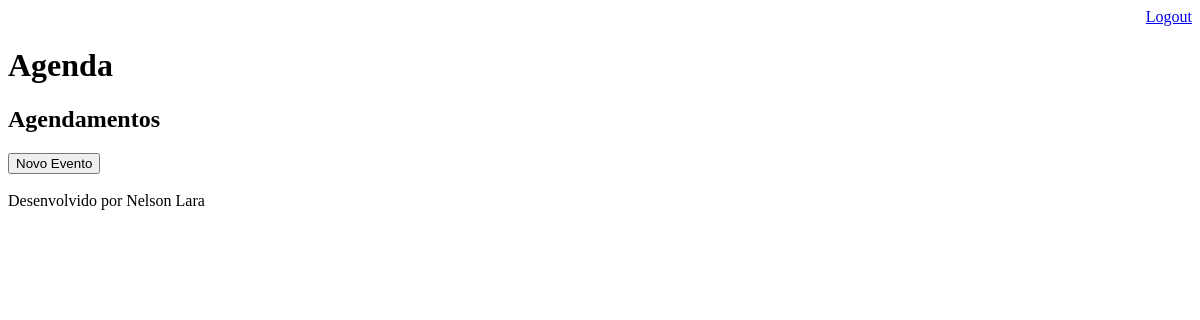
Page /agenda/ (signed in) on the earlier database version.
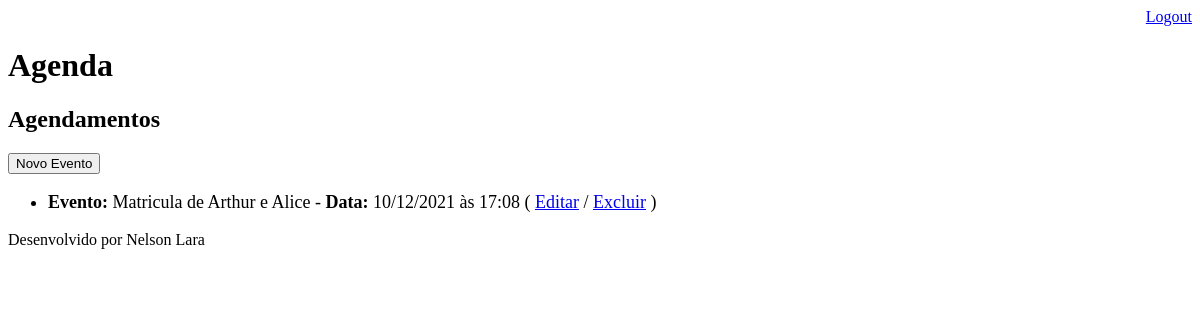
Same page on the later database version.
### core/models.py (models this page shows, shortened)
class evento(models.Model):
    titulo = models.CharField(verbose_name='Título', max_length=100)
    descricao = models.TextField(verbose_name='Descrição', blank=True, null=True)
    local = models.CharField(verbose_name='Local', blank=True, null=True, max_length=100)
    data_evento = models.DateTimeField(verbose_name='Data do Evento')
    data_criacao = models.DateTimeField(verbose_name='Data da Criação', auto_now=True)
    usuario = models.ForeignKey(User, on_delete=models.CASCADE) #criando novo campo para fazer o relacionamento com a tabela usuario do django
    class Meta:
        db_table = 'evento'
    def get_data_evento(self):
        return self.data_evento.strftime('%d/%m/%Y às %H:%M')
    def get_evento_atrasado(self):
        if self.data_evento < datetime.now():
            return True
        else:
            return False

### core/views.py (the view)
# urls.py: path('agenda/', views.lista_eventos),
@login_required(login_url='/login/') # solicitar login precisou importar from django.contrib.auth.decorators import login_required
def lista_eventos(request):
    usuario = request.user                         ### Receber o usuario logado no Django
    data_atual = datetime.now() - timedelta(hours=1)
    valor = evento.objects.filter(usuario=usuario, ### Fltra pelo usuario logado no Django
                                  data_evento__gt=data_atual) # __gt siginifica se data de evento for maior que, se quiser menor que utilize __lt
    dic_evento = {'chave':valor}
    return render(request, 'agenda.html', dic_evento)

### templates/agenda.html (shortened to what this page needs)
{% extends "model-page.html" %}
{% block content %}
        <h2>Agendamentos</h2>
        <a href="novo_evento/">
        <button type="button">Novo Evento</button>
        </a>
        <ul style="font-size: 18px">
            {% for valor in chave %}
            <li>
                <div style=>
                    <b>Evento:</b> {{ valor.titulo }} - <b>Data:</b> {{ valor.get_data_evento }}
                    ( <a href="novo_evento/?id={{ valor.id }}"> Editar</a>
                    / <a href="novo_evento/delete/{{ valor.id }}">Excluir</a> )
                </div>
            </li>
            {% endfor %}
        </ul>
{% endblock %}

Differences in the rows shown:
added evento: titulo "Matricula de Arthur e Alice", get_data_evento "10/12/2021 às 17:08"
